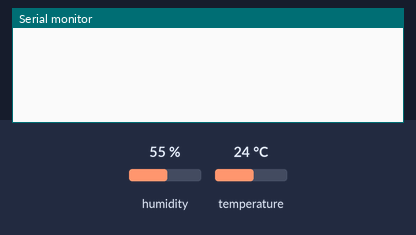
Bench run of a sketch on a simulated ESP8266 (NodeMCU). On the bench: the last lines printed to the serial monitor. The test bench sets the inputs (shaded band); at power-on: humidity 55 %, temperature 24 °C. WiFi joins after 1.5 s; servers stay silent unless stated.

Above: at 3.0 s.
3.1 s: humidity set to 22 %
At 5.3 s:
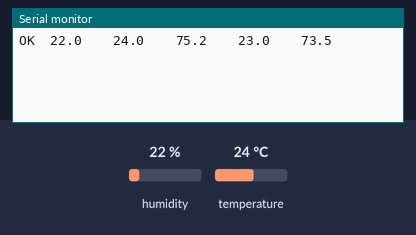
7.3 s: temperature set to 12 °C
At 9.2 s:
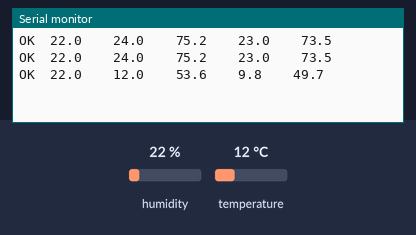
10.3 s: humidity set to 40 %
At 13.0 s:
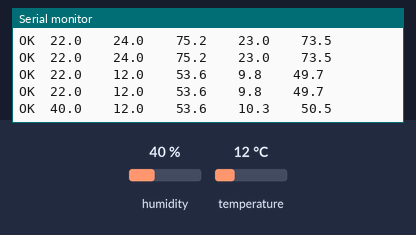
Timing chart, 0 to 14.5 s (numbered marks = the images above; inputs shaded):
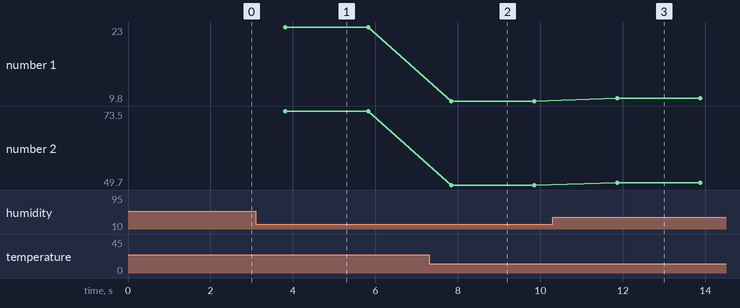

The sketch:

DHT11.ino
```cpp
#include "DHTesp.h"
#ifdef ESP
#pragma message(THIS EXAMPLE IS FOR ESP8266 ONLY!)
#error Select ESP8266 board.
#endif
#include <ESP8266WiFi.h>
#include <BlynkSimpleEsp8266.h>
char auth[]="sfdDM7p8Hz8Adq-fcx5iosCn4vcYe6wn";
char ssid[]="icee705-2g-2";
char pass[]="icee2675";
DHTesp dht;

void setup() {
Serial.begin(115200);
Serial.println();
dht.setup(2,DHTesp::DHT11);
Blynk.begin(auth,ssid,pass);
}

void loop() {
delay(2000);
float humidity=dht.getHumidity();
float tmp=dht.getTemperature();


Serial.print(dht.getStatusString());
Serial.print("\t");
Serial.print(humidity,1);
Serial.print("\t\t");
Serial.print(tmp,1);
Serial.print("\t\t");
Serial.print(dht.toFahrenheit(tmp),1);
Serial.print("\t\t");

Serial.print(dht.computeHeatIndex(tmp,humidity,false),1);
Serial.print("\t\t");
Serial.println(dht.computeHeatIndex(dht.toFahrenheit(tmp),humidity,true),1);

Blynk.virtualWrite(V0,humidity);
Blynk.virtualWrite(V1,tmp);
Blynk.run();
}
```

Measured:
- after the input at 3.1 s, the serial monitor: prints a new line after 0.71 s (image 1)
- after the input at 7.3 s, the serial monitor: prints a new line after 0.54 s (image 2)
- after the input at 10.3 s, the serial monitor: prints a new line after 1.6 s (image 3)
- plotted number 1: 23 → 9.8 after the input at 7.3 s, 9.8 → 10.3 after the input at 10.3 s
- plotted number 2: 73.5 → 49.7 after the input at 7.3 s, 49.7 → 50.5 after the input at 10.3 s
